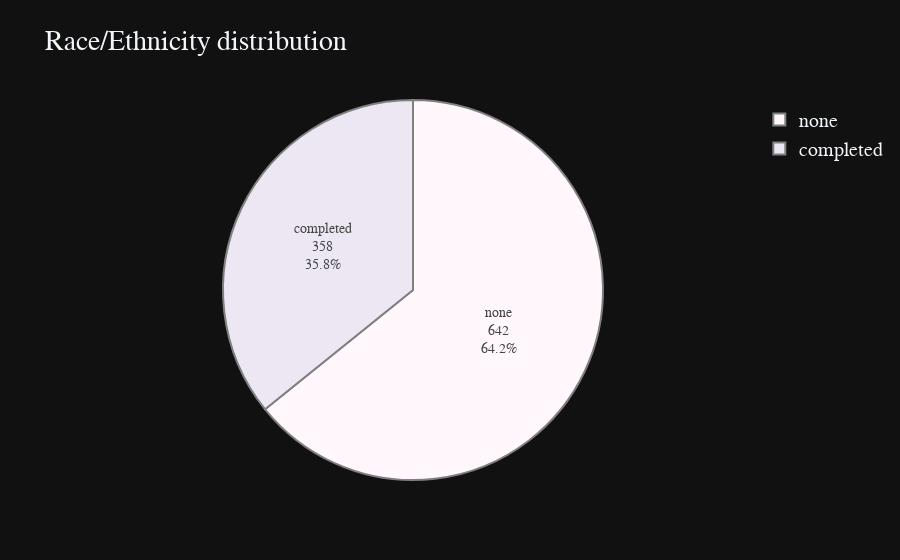

Notebook source saved alongside this figure:
### Code cell
race_ethnicity=df['test preparation course'].value_counts()
fig=px.pie(values=race_ethnicity.values,
          names=race_ethnicity.index,
          color_discrete_sequence=px.colors.sequential.PuBu,
          title="Race/Ethnicity distribution", template="plotly_dark")

fig.update_traces(textinfo='label+percent+value', textfont_size=14,
                  marker=dict(line=dict(color='#100000', width=0.2)))
fig.data[0].marker.line.width = 2
fig.data[0].marker.line.color='gray'
fig.update_layout(
    font=dict(size=20,family="Franklin Gothic"))
fig.show()

### Figure 1 — Plotly figure (JSON) as saved in the notebook; plotly's stock layout.template omitted (floating-point values rounded to 4 significant figures)
{"data": [{"domain": {"x": [0, 1], "y": [0, 1]}, "hovertemplate": "label=%{label}<br>value=%{value}<extra></extra>", "labels": ["none", "completed"], "legendgroup": "", "marker": {"line": {"color": "gray", "width": 2}}, "name": "", "showlegend": true, "textfont": {"size": 14}, "textinfo": "label+percent+value", "type": "pie", "values": [642, 358]}], "layout": {"font": {"family": "Franklin Gothic", "size": 20}, "legend": {"tracegroupgap": 0}, "piecolorway": ["rgb(255,247,251)", "rgb(236,231,242)", "rgb(208,209,230)", "rgb(166,189,219)", "rgb(116,169,207)", "rgb(54,144,192)", "rgb(5,112,176)", "rgb(4,90,141)", "rgb(2,56,88)"], "title": {"text": "Race/Ethnicity distribution"}}}
